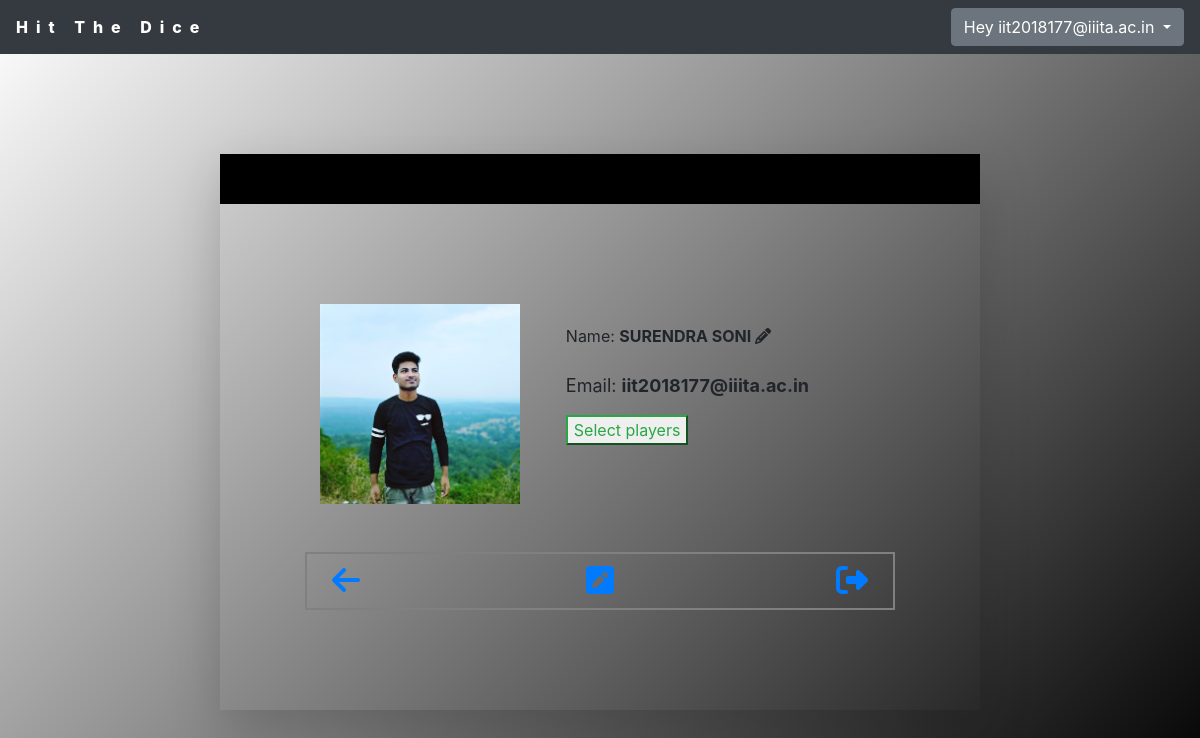
The app's page /users/viewProfile (signed in) with its own data.
### users/models.py (models this page shows, shortened)
class user(models.Model):
    name=models.CharField(max_length=50)
    email=models.EmailField()
    password=models.CharField(max_length=1000,default='None')
    profilePic=models.ImageField(null=True)
    isActive=models.BooleanField(null=True)

### users/views.py (the view)
# urls.py: path('viewProfile',views.viewProfile,name='viewProfile'),
def viewProfile(request):
    try:
        tuser = user.objects.get(email=request.session['loguser'])
        params={'profile':tuser}
        return render(request,'users/viewProfile.html',params)
    except:
        messages.error(request,'Please login')
        return HttpResponseRedirect('/users/mylogin')

### users/templates/users/viewProfile.html (shortened to what this page needs)
{% extends 'users/basic.html' %}
{%block body %}
<div class="container">
  <div class="row" id="mainrow">
    <div class="col-sm-2 col-md-2 col-xs-12"></div>
    <div class="col-sm-12 col-md-8 col-xl-8 col-lg-8 col-xs-12 shadow-lg" id="mainbox">
      <div class="row">
        <div class="col-md-5 col-sm-12">
          <img src="{{ profile.profilePic.url }}" width="200" height="200" onerror="this.src='https://cdn.icon-icons.com/icons2/1378/PNG/512/avatardefault_92824.png';"><br>
          <br><br>
        </div>
        <div class="col-md-7 col-sm-12" style="float: right;margin-top: 20px;">
          Name: <b id="username">{{profile.name}} </b><i style="cursor: pointer;" id="editable" title="Edit" class="fa fa-pencil fa-1x"></i>
          <br>
          <p style="font-size: large;">Email: <b>{{profile.email}}</b></p>
          <form action="SelectUser" method="POST">
          <button class="btn-outline-success" type="submit">Select players</button>
          </form>
        </div>
      </div>
      <div class="row" style="border: 2px solid grey; padding: 10px;">
        <div class="col-4" style="float: left;">
          <a href="/users"><i class="fa fa-arrow-left fa-2x"></i></a>
        </div>
        <div class="col-4" style="text-align: center;">
            <a title="Edit Profile" href="" data-toggle="modal" data-target="#exampleModalCenter"><i class="fa fa-pencil-square fa-2x"></i></a>
        </div>
        <div class="col-4" style="float: right;">
          <a style="float: right;" class="mytext" href="mylogout"  title="Logout"><i class="fa fa-sign-out fa-2x"></i></a>
        </div>
      </div>
    </div>
    <div class="col-sm-2 col-md-2 col-xs-12"></div>
  </div>
</div>
{% endblock%}

### users/templates/users/basic.html (shortened to what this page needs)
<!doctype html>
<html lang="en">
    <head>
    <link rel="stylesheet" href="https://stackpath.bootstrapcdn.com/bootstrap/4.4.1/css/bootstrap.min.css"
>
    </head>
    <body>
        <nav class="navbar navbar-dark bg-dark justify-content-between">
            <a class="ml15">
                <span class="word">Hit</span>
                <span class="word">The</span>
                <span class="word">Dice</span>
            </a>
            <form class="form-inline">
            {% if not request.session.slogin %}
                <a style="margin-right: 10px;color: white;" class="ml9 my-2 my-sm-0" href="mylogin" ><span class="letters" style="font-size: 20px;color: blue;">Login</span></a>
                <a style="margin-left: 10px;color: white;" class="ml13 my-2 my-sm-0" href="signup"><span style="font-size: 20px;color: olive;"> SignUp</span></a>
            {% else %}
                    <a class="btn btn-secondary dropdown-toggle" href="#" role="button" id="dropdownMenuLink" data-toggle="dropdown" aria-haspopup="true" aria-expanded="false">
                        Hey {{ request.session.loguser }}
                    </a>
            {% endif %}
            </form>
          </nav>
            {% block body %}
            {% endblock %}
    </body>
</html>

### users/templates/users/viewProfile.html (style rules this page uses)
body { background-image: linear-gradient(-45deg, black,white); background-size: cover; height: 100%; width: 100%; }
html { height: 100%; }
#mainbox { padding: 100px; margin: 100px auto; border: 2px gray; border-top: 50px solid black; }

### records on screen
user: session.loguser "iit2018177@iiita.ac.in", profilePic (picture), name "SURENDRA SONI", email "iit2018177@iiita.ac.in"
